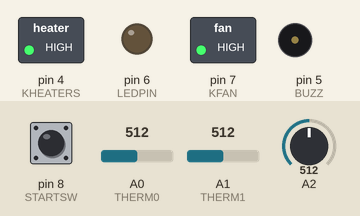
The sketch below on a simulated Arduino Uno, built with avr-gcc and run on an emulated ATmega328P. Parts: switched loads named in the sketch (green lamp = pin HIGH), output pins drawn as LEDs (lit = HIGH), buzzer (waves = sounding, pin HIGH). The inputs (shaded band) are chosen by the test bench; at power-on: pin 8 (STARTSW) HIGH, A0 (THERM0) = 512, A1 (THERM1) = 512, A2 = 512. What the sketch prints to the serial monitor is not drawn.

Above: at 1.2 s.
1.3 s: pin 8 (STARTSW) pulled LOW for 3.2 s
At 5.7 s:
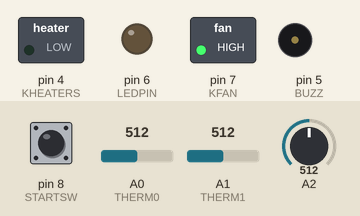
Timing chart, 0 to 7.2 s (numbered marks = the images above; inputs shaded):
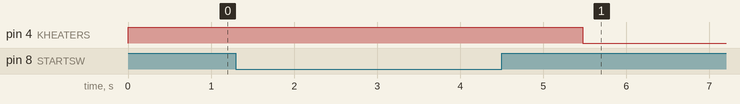

The sketch:

motorheattest.ino
```cpp
// (licence header left out)
/***************************************************************************

PREPROCESSOR

****************************************************************************/

/* Hardware specifics */
#define MAXCOUNT     1023    // Max ADC counts
#define VREF         5       // Arduino reference voltage
#define RNOM         110000  // Thermistor resistance at 25 deg C
#define BCOEF        3950    // Thermistor B value for Steinhart equation
#define RSERIES      100000   // Pull up series resistor for thermistor sense
#define ISENSK       10      // Current sensor gain (i.e 1 V / 100mV/A)
#define ISENSOFF     25      // Current sensor offset (i.e 2.5 V / 100 mV/A)
#define TNOM         25      // Nominal temperature room temp 25 def C
#define STEPS        800     // Number of steps per rev
#define FWD          LOW     // Motor FWD direction TODO: confirm FWD DIR
#define BWD          HIGH    // Motor BWD direction TODO: confirm BWD DIR

/* Pinout based on schematic */
#define HWINT        2       // hardware interrupt (LOW == GOTO ISR)
#define KHEATERS     4       // heaters relay pin (HIGH == ON)
#define BUZZ         5       // buzzer PWM line (HIGH == ON)
#define LEDPIN       6       // controls LED in UI (HIGH == ON)
#define KFAN         7       // controls relay switch for fan (HIGH == ON)
#define STARTSW      8       // takes user input (LOW == START)
#define STEPENABLE   9       // enable the stepper motor (LOW == ON)
#define STEPDIR      10      // motor spin direction (HIGH == FWD, LOW == BWD) TODO: confirm directions
#define STEPPULSE    11      // PWM line for motor (HIGH == ON)
#define LIMITSW      12      // Limit switch for platen closed position (LOW == ON)
#define RETURNSW     13      // Limit switch for motor return position (LOW == ON)
#define THERM0       A0      // thermistor 1 reading
#define THERM1       A1      // thermistor 2 reading
#define ISENS        A2      // motor current reading


/***************************************************************************

GLOBALS

****************************************************************************/

/* Global variables */
// TODO: check if bool or timing should be global
// uint32_t tDelta;


/***************************************************************************

HELPER FUNCTIONS

****************************************************************************/

/* Get actual temperature reading */
// TODO: validate getTempC
float getTempC(uint32_t countIn)
{
    // Convert counts to resistance
    float Rin = RSERIES / (1023.0/ countIn - 1.0);

    // Steinhart equation approximation
    float ToutC =  (1.0 / (((1.0 / BCOEF) * log(Rin / RNOM)) + (1.0 / (TNOM + 273.15)))) - 273.15;

    return  ToutC;
}


/* Helper function to read avg temp count */
// TODO: validate avgTempC
float avgTempC()
{
    // Variable declarations
    uint32_t avgCounts;
    float avgTempC;

    // Read analog lines and average readings
    uint32_t count1 = analogRead(THERM0);
    uint32_t count2 = analogRead(THERM1);
    uint32_t count3 = analogRead(A2);

    Serial.print("Platen 1 Temperature [C]");
    Serial.println(getTempC(count1));

    Serial.print("Platen 2 Temperature [C]");
    Serial.println(getTempC(count2));

    Serial.print("Substance Temperature [C]");
    Serial.println(getTempC(count3));
//    avgTempC += getTempC(count1);
//    avgTempC += getTempC(count2);
//    avgTempC /= 2;
     avgTempC = getTempC(count3);

    return avgTempC;
}

/* Convert minutes to milliseconds */
uint32_t convertMsToMin(uint32_t minutes)
{
    return 60000 * minutes;
 }

const int speedMAX = 300;

uint32_t getMotorTus(uint32_t motorSpeedRPM)
{
    uint32_t motorTus;

    motorTus = (30000000) / (STEPS * motorSpeedRPM);

    return motorTus;
}

uint32_t intervalms = getMotorTus(speedMAX);
bool pulse = LOW;

void motorPulse()
{
    pulse = !pulse;
    digitalWrite(STEPPULSE, pulse);
    delayMicroseconds(intervalms);
}


/***************************************************************************

SUBROUTINES

****************************************************************************/

/* Heat up the substance */
void heatSubstance(float TRefC, float THystC, uint32_t heatTmins)
{
    // TODO: finish function which converts temp to counts
    const float TmaxC  = TRefC + THystC; // Hysteresis max
    const float TminC  = TRefC - THystC; // Hysteresis min

    // Define average temp
    Serial.print("Initial Temperature [C] ");
    float TAvgC = avgTempC();

    // Turn on the heaters to begin warming up
    digitalWrite(KHEATERS, LOW);
    Serial.println("HEATERS ON");

    // Wait for platen to heat up (i.e. not in hysteresis)
    Serial.println(TmaxC);

    while ( (TAvgC < TmaxC) )
    {
        // Update the current temp
        Serial.println("Waiting for Platen to heat");
        TAvgC = avgTempC();
        delay(15000);
    }

    Serial.print("Platen heated to Temperature [C] ");
    Serial.println(TAvgC);

    // Turn the heaters off
    digitalWrite(KHEATERS, HIGH);
    Serial.println("HEATERS OFF");

    // Define timing variables
    uint32_t tStart = millis();
    uint32_t tEnd = tStart;
    uint32_t elapsed = tEnd - tStart;
    uint32_t heatTms = convertMsToMin(heatTmins);

    // Heat up substance for an hour with hysteresis control, run at 1Hz
    while ( elapsed < heatTms )
    {
        // Get current temp
        Serial.println("Main heating loop");
        TAvgC = avgTempC();

        // Hysteresis control
        if ( TAvgC > TmaxC )
        {
            // Turn the heaters off
            digitalWrite(KHEATERS, HIGH);
            Serial.println("HEATERS OFF");
        }
        else if (TAvgC < TminC)
        {
            // Turn on the heaters
            digitalWrite(KHEATERS, LOW);
            Serial.println("HEATERS ON");
        }

        // Run control slower to avoid noise issues
        delay(15000);

        // Update elapsed time
        elapsed = millis() - tStart;

        Serial.print("Elapsed [s]: ");
        Serial.println(elapsed / 1000);
    }

    // Turn off the heaters
    digitalWrite(KHEATERS, HIGH);

    // Turn on FAN
    digitalWrite(KFAN, LOW);

}


/***************************************************************************

MAIN ROUTINE

****************************************************************************/

/* Setup the Arduino hardware */
void setup()
{
    // Define digital pins
    pinMode(HWINT,      INPUT );
    pinMode(KHEATERS,   OUTPUT);
    pinMode(BUZZ,       OUTPUT);
    pinMode(LEDPIN,     OUTPUT);
    pinMode(KFAN,       OUTPUT);
    pinMode(STARTSW,    INPUT );
    pinMode(STEPENABLE, OUTPUT);
    pinMode(STEPDIR,    OUTPUT);
    pinMode(STEPPULSE,  OUTPUT);
    pinMode(LED_BUILTIN,OUTPUT);

    // Set LED to low
    digitalWrite(LEDPIN, LOW);

    // Turn off heaters and fans
    digitalWrite(KHEATERS, HIGH);
    digitalWrite(KFAN, HIGH);
    pinMode(LED_BUILTIN, LOW);

    // Set up serial port for debug
    // TODO: remove serial comm, will slow down control
    Serial.begin(9600);
}

/* Main Routine */
void loop()
{
    // Calibrations values
    const float    TRefC        = 60.0;   // Reference platen temp
    const float    THystC       = 1.0;     // Hysteresis band
    const uint32_t heatTmins    = 1;       // Time to heat up substance in minutes

        // Check if user has decided to start
    if ( digitalRead(STARTSW) == LOW )
    {

        uint32_t twaitS = 2000;
        // 3. Heat up the substance for heatTmins
        Serial.println("\u001b[42m***********     AUTOMATIC      ***********\u001b[0m");

        delay(twaitS);

        // Enable motor
        digitalWrite(STEPENABLE, LOW);

        if ( digitalRead(STARTSW) == HIGH )
        {
            digitalWrite(LED_BUILTIN, HIGH);
        }

        digitalWrite(STEPDIR, FWD);

        Serial.println("\u001b[41m***********     WIND MOTOR     ***********\u001b[0m");
        while ( digitalRead(STARTSW) == HIGH )
        {
            motorPulse();
        }

        delay(twaitS);

        Serial.println("\u001b[41m***********     HEATING        ***********\u001b[0m");
        heatSubstance(TRefC, THystC, heatTmins);

        Serial.println("\u001b[46m***********     COOLING        ***********\u001b[0m");
        delay(twaitS);

        Serial.println("\u001b[41m***********     UNWIND MOTOR   ***********\u001b[0m");
        digitalWrite(STEPDIR, BWD);
        while ( digitalRead(STARTSW) == HIGH )
        {
            motorPulse();
        }

        delay(twaitS);

        Serial.println("\u001b[41m***********     END            ***********\u001b[0m");
        // Turn everything off
        digitalWrite(KFAN, HIGH);
        digitalWrite(LED_BUILTIN, LOW);
        digitalWrite(STEPENABLE, HIGH);

    }
    else
    {
        Serial.println("\u001b[43m***********     WAITING        ***********\u001b[0m");
    }
}
```

Measured:
- after the input at 1.3 s, pin 4 (KHEATERS): HIGH → LOW after 4.2 s
